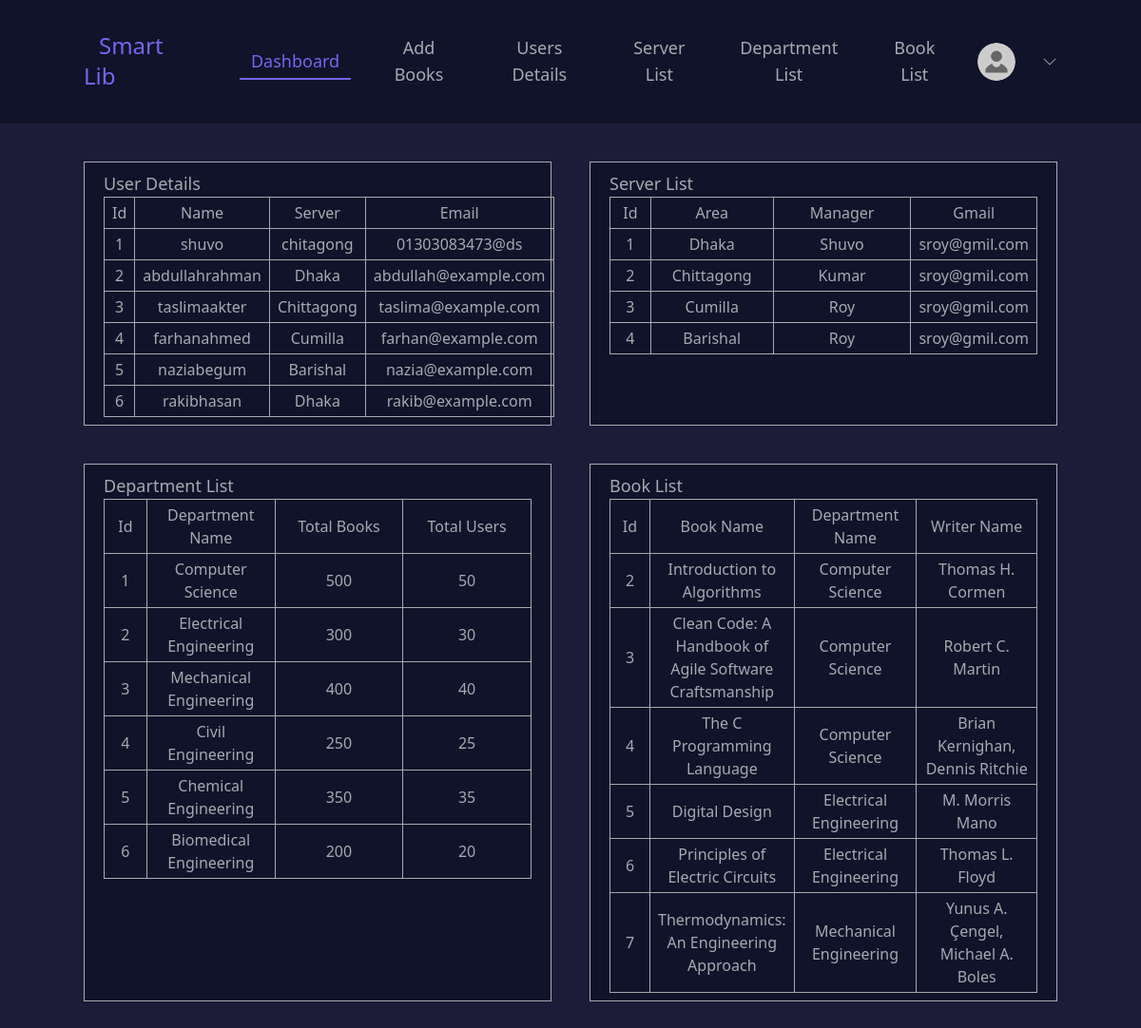
Page /dashboard.php on the committed database.
### tables this page shows
CREATE TABLE `user` (
  `user_id` int(11) NOT NULL,
  `username` varchar(255) NOT NULL,
  `email` varchar(100) DEFAULT NULL,
  `server` varchar(50) DEFAULT NULL,
  `std_id` int(20) NOT NULL,
  `dept_id` int(11) DEFAULT NULL,
  `birthdate` date DEFAULT NULL,
  `password` varchar(100) DEFAULT NULL
);

CREATE TABLE `dept_list` (
  `dept_id` int(11) NOT NULL,
  `dept_name` varchar(100) DEFAULT NULL,
  `total_books` int(11) DEFAULT NULL,
  `total_users` int(11) DEFAULT NULL
);

CREATE TABLE `books` (
  `book_id` int(11) NOT NULL,
  `book_name` varchar(255) DEFAULT NULL,
  `dept_name` varchar(100) DEFAULT NULL,
  `writer_name` varchar(100) DEFAULT NULL,
  `quantity` int(11) DEFAULT NULL,
  `cover_path` varchar(255) NOT NULL
);

### dashboard.php (the view, shortened to what this page needs)
<?php include('server.php') ?>
<!doctype html>
<html>
<head>
    <link rel="stylesheet" href="./style/main.css">
    <link rel="stylesheet" href="./style/animation.css">
    <script src="https://cdn.tailwindcss.com"></script>
</head>
<body class="bg-[#1c1c38] pb-12">
    <div id="animatedArea" class="hidden h-screen relative">
        <nav class="bg-[#101329] w-full sticky top-0 left-0">
            <ul class="container mx-auto py-8 flex items-start gap-10 justify-between">
                <li>
                    <a href="#" class="logo px-4 text-2xl text-[#7367f0]">Smart Lib</a>
                </li>
                <li class="flex items-center justify-center gap-6">
                    <button class="px-3 text-lg text-[#7367f0] border-b-[#7367f0] border-b-2 py-1">Dashboard</button>
                    <button onclick="location.href='add-books.php'"
                        class="px-3 text-lg text-[#a5abb1] hover:text-[#7367f0] border-b-transparent transition-all duration-500 hover:border-b-[#7367f0] border-b-2 py-1">
                        Add Books
                    </button>
                    <button onclick="location.href='user-details.php'"
                        class="px-3 text-lg text-[#a5abb1] hover:text-[#7367f0] border-b-transparent transition-all duration-500 hover:border-b-[#7367f0] border-b-2 py-1">
                        Users Details
                    </button>
                    <button onclick="location.href='server-list.php'"
                        class="px-3 text-lg text-[#a5abb1] hover:text-[#7367f0] border-b-transparent transition-all duration-500 hover:border-b-[#7367f0] border-b-2 py-1">
                        Server List
                    </button>
                    <button onclick="location.href='department-list.php'"
                        class="px-3 text-lg text-[#a5abb1] hover:text-[#7367f0] border-b-transparent transition-all duration-500 hover:border-b-[#7367f0] border-b-2 py-1">
                        Department List
                    </button>
                    <button onclick="location.href='book-list.php'"
                        class="px-3 text-lg text-[#a5abb1] hover:text-[#7367f0] border-b-transparent transition-all duration-500 hover:border-b-[#7367f0] border-b-2 py-1">
                        Book List
                    </button>
                    <div class="relative">
                        <div class="flex items-center justify-center gap-[2px] bg-[#101329] relative">
                            <div class="w-[40px] h-[40px] rounded-full overflow-hidden">
                            </div>
                            <div class="name px-3 text-sm text-[#a5abb1] py-1">
                            </div>
                            <button class="w-[16px] h-[16px] collapse-button transition-all duration-500">
                            </button>
                        </div>
                    </div>
                </li>
            </ul>
        </nav>
        <div class="container mx-auto mt-10 grid grid-cols-2 gap-10">
            <div onclick="location.href='user-details.php'"
                class="bg-[#101329] cursor-pointer border border-[#a5abb1] text-[#a5abb1] px-5 py-2 hover:scale-105 hover:bg-[#151c44] transition-all duration-500">
                <h3 class="text-lg">User Details</h3>
                <table id="dataTable" class="w-full">
                    <tr>
                        <td class="border border-[#a5abb1] text-center px-2 py-1 w-[10%]">Id</td>
                        <td class="border border-[#a5abb1] text-center px-2 py-1 w-[20%]">Name</td>
                        <td class="border border-[#a5abb1] text-center px-2 py-1 w-[10%]">Server</td>
                        <td class="border border-[#a5abb1] text-center px-2 py-1 w-[20%]">Email</td>
                    </tr>
                    <?php
                        $query = "SELECT * FROM user limit 6";
                        $result = mysqli_query($connect, $query);
                        if (mysqli_num_rows($result) > 0) {
                            while ($row = mysqli_fetch_assoc($result)) {
                                echo "<tr>";
                                echo "<td class='border border-[#a5abb1] text-center px-2 py-1'>" . $row['user_id'] . "</td>";
                                echo "<td class='border border-[#a5abb1] text-center px-2 py-1'>" . $row['username'] . "</td>";
                                echo "<td class='border border-[#a5abb1] text-center px-2 py-1'>" . $row['server'] . "</td>";
                                echo "<td class='border border-[#a5abb1] text-center px-2 py-1'>" . $row['email'] . "</td>";
                                echo "</tr>";
                            }
                        } else {
                            echo "<tr><td colspan='6' class='border border-[#a5abb1] text-center px-2 py-1'>No user data found.</td></tr>";
                        }
                    ?>
                </table>
            </div>
            <div onclick="location.href='server-list.php'"
                class="bg-[#101329] cursor-pointer border border-[#a5abb1] text-[#a5abb1] px-5 py-2 hover:scale-105 hover:bg-[#151c44] transition-all duration-500">
                <h3 class="text-lg">Server List</h3>
                <table class="w-full">
                    <tr>
                        <td class="border border-[#a5abb1] text-center px-2 py-1 w-[10%]">Id</td>
                        <td class="border border-[#a5abb1] text-center px-2 py-1 w-[30%]">Area</td>
                        <td class="border border-[#a5abb1] text-center px-2 py-1 w-[35%]">Manager</td>
                        <td class="border border-[#a5abb1] text-center px-2 py-1 w-[35%]">Gmail</td>
                    </tr>
                    <tr>
                        <td class="border border-[#a5abb1] px-2 py-1 text-center">1</td>
                        <td class="border border-[#a5abb1] px-2 py-1 text-center">Dhaka</td>
                        <td class="border border-[#a5abb1] px-2 py-1 text-center">Shuvo</td>
                        <td class="border border-[#a5abb1] px-2 py-1 text-center">sroy@gmil.com</td>
                    </tr>
                    <tr>
                        <td class="border border-[#a5abb1] px-2 py-1 text-center">2</td>
                        <td class="border border-[#a5abb1] px-2 py-1 text-center">Chittagong</td>
                        <td class="border border-[#a5abb1] px-2 py-1 text-center">Kumar</td>
                        <td class="border border-[#a5abb1] px-2 py-1 text-center">sroy@gmil.com</td>
                    </tr>
                    <tr>
                        <td class="border border-[#a5abb1] px-2 py-1 text-center">3</td>
                        <td class="border border-[#a5abb1] px-2 py-1 text-center">Cumilla</td>
                        <td class="border border-[#a5abb1] px-2 py-1 text-center">Roy</td>
                        <td class="border border-[#a5abb1] px-2 py-1 text-center">sroy@gmil.com</td>
                    </tr>
                    <tr>
                        <td class="border border-[#a5abb1] px-2 py-1 text-center">4</td>
                        <td class="border border-[#a5abb1] px-2 py-1 text-center">Barishal</td>
                        <td class="border border-[#a5abb1] px-2 py-1 text-center">Roy</td>
                        <td class="border border-[#a5abb1] px-2 py-1 text-center">sroy@gmil.com</td>
                    </tr>
                </table>
            </div>
            <div onclick="location.href='department-list.php'"
                class="bg-[#101329] cursor-pointer border border-[#a5abb1] text-[#a5abb1] px-5 py-2 hover:scale-105 hover:bg-[#151c44] transition-all duration-500">
                <h3 class="text-lg">Department List</h3>
                <table class="w-full">
                    <tr>
                        <td class="border border-[#a5abb1] text-center px-2 py-1 w-[10%]">Id</td>
                        <td class="border border-[#a5abb1] text-center px-2 py-1 w-[30%]">Department Name</td>
                        <td class="border border-[#a5abb1] text-center px-2 py-1 w-[30%]">Total Books</td>
                        <td class="border border-[#a5abb1] text-center px-2 py-1 w-[30%]">Total Users</td>
                    </tr>
                    <?php
                        $query = "SELECT * FROM dept_list limit 6";
                        $result = mysqli_query($connect, $query);
                        if (mysqli_num_rows($result) > 0) {
                            while ($row = mysqli_fetch_assoc($result)) {
                                echo "<tr>";
                                echo "<td class='border border-[#a5abb1] text-center px-2 py-1'>" . $row['dept_id'] . "</td>";
                                echo "<td class='border border-[#a5abb1] text-center px-2 py-1'>" . $row['dept_name'] . "</td>";
                                echo "<td class='border border-[#a5abb1] text-center px-2 py-1'>" . $row['total_books'] . "</td>";
                                echo "<td class='border border-[#a5abb1] text-center px-2 py-1'>" . $row['total_users'] . "</td>";
                                echo "</tr>";
                            }
                        } else {
                            echo "<tr><td colspan='6' class='border border-[#a5abb1] text-center px-2 py-1'>No user data found.</td></tr>";
                        }
                    ?>
                </table>
            </div>
            <div onclick="location.href='book-list.php'"
                class="bg-[#101329] cursor-pointer border border-[#a5abb1] text-[#a5abb1] px-5 py-2 hover:scale-105 hover:bg-[#151c44] transition-all duration-500">
                <h3 class="text-lg">Book List</h3>
                <table class="w-full">
                    <tr>
                        <td class="border border-[#a5abb1] text-center px-2 py-1 w-[10%]">Id</td>
                        <td class="border border-[#a5abb1] text-center px-2 py-1 w-[30%]">Book Name</td>
                        <td class="border border-[#a5abb1] text-center px-2 py-1 w-[30%]">Department Name</td>
                        <td class="border border-[#a5abb1] text-center px-2 py-1 w-[30%]">Writer Name</td>
                    </tr>
                    <?php
                        $query = "SELECT * FROM books limit 6";
                        $result = mysqli_query($connect, $query);
                        if (mysqli_num_rows($result) > 0) {
                            while ($row = mysqli_fetch_assoc($result)) {
                                echo "<tr>";
                                echo "<td class='border border-[#a5abb1] text-center px-2 py-1'>" . $row['book_id'] . "</td>";
                                echo "<td class='border border-[#a5abb1] text-center px-2 py-1'>" . $row['book_name'] . "</td>";
                                echo "<td class='border border-[#a5abb1] text-center px-2 py-1'>" . $row['dept_name'] . "</td>";
                                echo "<td class='border border-[#a5abb1] text-center px-2 py-1'>" . $row['writer_name'] . "</td>";
                                echo "</tr>";
                            }
                        } else {
                            echo "<tr><td colspan='6' class='border border-[#a5abb1] text-center px-2 py-1'>No user data found.</td></tr>";
                        }
                    ?>
                </table>
            </div>
        </div>
    </div>
</body>
</html>

### style/animation.css (style rules this page uses)
.animate-slide-down { animation: slideDown 0.5s ease-out forwards; opacity: 0; transform: translateY(-100px); }

### rows in the picture
user: user_id "1", username "shuvo", server "chitagong", email "01303083473@ds"
user: user_id "2", username "abdullahrahman", server "Dhaka", email "abdullah@example.com"
user: user_id "3", username "taslimaakter", server "Chittagong", email "taslima@example.com"
user: user_id "4", username "farhanahmed", server "Cumilla", email "farhan@example.com"
user: user_id "5", username "naziabegum", server "Barishal", email "nazia@example.com"
user: user_id "6", username "rakibhasan", server "Dhaka", email "rakib@example.com"
dept_list: dept_id "1", dept_name "Computer Science", total_books "500", total_users "50"
dept_list: dept_id "2", dept_name "Electrical Engineering", total_books "300", total_users "30"
dept_list: dept_id "3", dept_name "Mechanical Engineering", total_books "400", total_users "40"
dept_list: dept_id "4", dept_name "Civil Engineering", total_books "250", total_users "25"
dept_list: dept_id "5", dept_name "Chemical Engineering", total_books "350", total_users "35"
dept_list: dept_id "6", dept_name "Biomedical Engineering", total_books "200", total_users "20"
books: book_id "2", book_name "Introduction to Algorithms", dept_name "Computer Science", writer_name "Thomas H. Cormen"
books: book_id "3", book_name "Clean Code: A Handbook of Agile Software Craftsmanship", dept_name "Computer Science", writer_name "Robert C. Martin"
books: book_id "4", book_name "The C Programming Language", dept_name "Computer Science", writer_name "Brian Kernighan, Dennis Ritchie"
books: book_id "5", book_name "Digital Design", dept_name "Electrical Engineering", writer_name "M. Morris Mano"
books: book_id "6", book_name "Principles of Electric Circuits", dept_name "Electrical Engineering", writer_name "Thomas L. Floyd"
books: book_id "7", book_name "Thermodynamics: An Engineering Approach", dept_name "Mechanical Engineering", writer_name "Yunus A. Çengel, Michael A. Boles"
